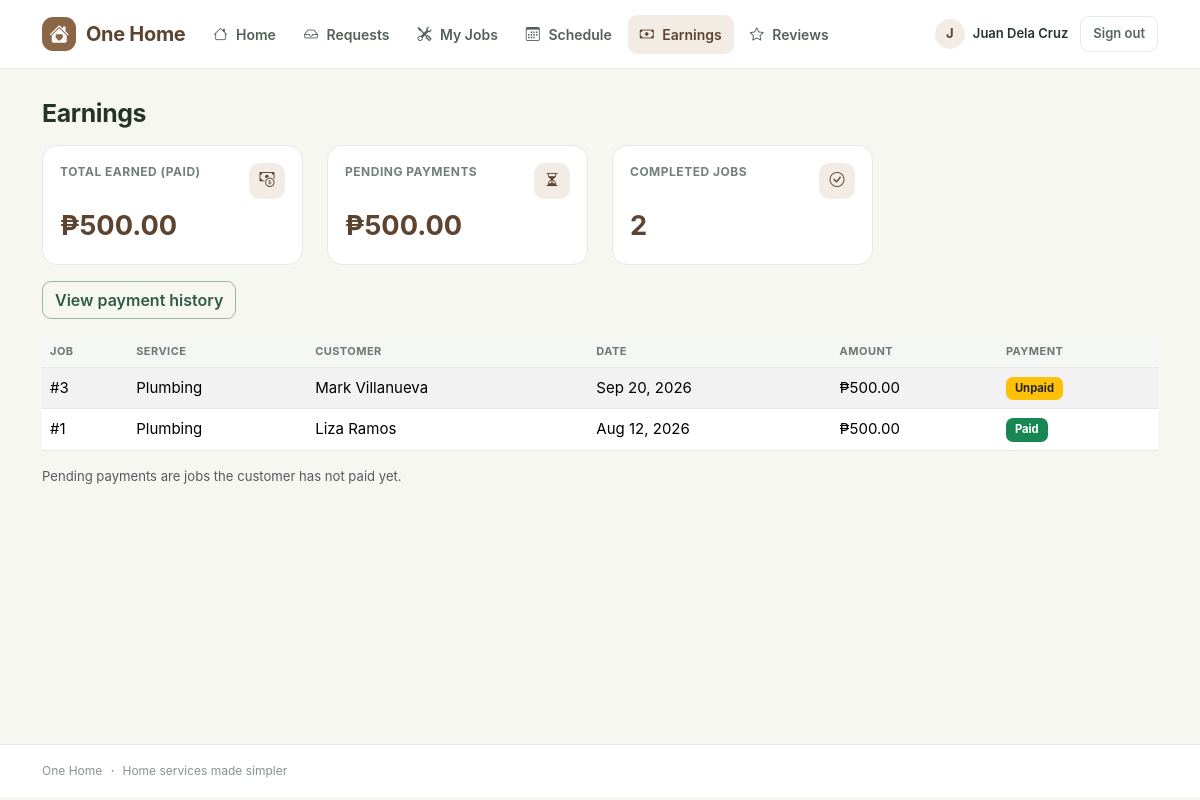
Page /employee/earnings.php (signed in) on the committed database.
### tables this page shows
CREATE TABLE users (
  id INT AUTO_INCREMENT PRIMARY KEY,
  name VARCHAR(100) NOT NULL,
  email VARCHAR(100) NOT NULL UNIQUE,
  password VARCHAR(255) NOT NULL,
  phone VARCHAR(30),
  address VARCHAR(255),
  role ENUM('admin','employee','customer') NOT NULL,
  status ENUM('active','pending','inactive') NOT NULL DEFAULT 'active',
  avatar VARCHAR(255),
  skills VARCHAR(255),
  available_days VARCHAR(40) NOT NULL DEFAULT 'Mon,Tue,Wed,Thu,Fri',
  is_available TINYINT NOT NULL DEFAULT 1,
  created_at DATETIME NOT NULL DEFAULT CURRENT_TIMESTAMP,
  INDEX idx_users_role_status (role, status),
  INDEX idx_users_available (role, status, is_available),
  CHECK (is_available IN (0,1))
);

CREATE TABLE bookings (
  id INT AUTO_INCREMENT PRIMARY KEY,
  customer_id INT NOT NULL,
  employee_id INT NOT NULL,
  service_id INT NOT NULL,
  booking_date DATE NOT NULL,
  booking_time TIME NOT NULL,
  address VARCHAR(255) NOT NULL,
  description TEXT,
  photo VARCHAR(255),
  price DECIMAL(10,2) NOT NULL,
  status ENUM('Pending','Confirmed','Ongoing','Completed','Cancelled','Declined') NOT NULL DEFAULT 'Pending',
  decline_reason VARCHAR(255),
  created_at DATETIME DEFAULT CURRENT_TIMESTAMP,
  FOREIGN KEY (customer_id) REFERENCES users(id),
  FOREIGN KEY (employee_id) REFERENCES users(id),
  FOREIGN KEY (service_id) REFERENCES services(id),
  INDEX idx_bookings_customer_date (customer_id, booking_date),
  INDEX idx_bookings_employee_date_status (employee_id, booking_date, status),
  INDEX idx_bookings_service_status (service_id, status),
  INDEX idx_bookings_created (created_at),
  CHECK (price >= 0)
);

CREATE TABLE services (
  id INT AUTO_INCREMENT PRIMARY KEY,
  name VARCHAR(100) NOT NULL,
  description TEXT,
  price DECIMAL(10,2) NOT NULL,
  icon VARCHAR(50) NOT NULL DEFAULT 'bi-tools',
  is_active TINYINT NOT NULL DEFAULT 1,
  INDEX idx_services_active_name (is_active, name),
  CHECK (price >= 0),
  CHECK (is_active IN (0,1))
);

CREATE TABLE payments (
  id INT AUTO_INCREMENT PRIMARY KEY,
  booking_id INT NOT NULL UNIQUE,
  amount DECIMAL(10,2) NOT NULL,
  method ENUM('cash','card') NOT NULL DEFAULT 'cash',
  status ENUM('Unpaid','Paid','Refunded') NOT NULL DEFAULT 'Unpaid',
  card_last4 CHAR(4),
  paid_at DATETIME NULL,
  FOREIGN KEY (booking_id) REFERENCES bookings(id) ON DELETE CASCADE,
  INDEX idx_payments_status_date (status, paid_at),
  CHECK (amount >= 0)
);

### includes/auth.php (called while the page is built, shortened)
<?php
require_once INC . '/dbconn.php';
require_once INC . '/functions.php';
require_once INC . '/notifications.php';
function current_user()
{
    static $loaded = false;
    static $user = null;
    if (!$loaded) {
        $loaded = true;
        if (!empty($_SESSION['uid'])) {
            $user = db_one("SELECT * FROM users WHERE id=?", [(int) $_SESSION['uid']]);
        }
    }
    return $user;
}
function home_for($role)
{
    return $role . '/dashboard.php';
}
function require_role($role)
{
    $u = current_user();
}

### includes/notifications.php (called while the page is built, shortened)
<?php
function new_requests_count($eid)
{
    return db_val("SELECT COUNT(*) FROM bookings WHERE employee_id=? AND status='Pending'", [$eid]);
}

### employee/earnings.php (the view, shortened to what this page needs)
<?php require_once __DIR__ . '/../includes/auth.php';
require_role('employee');
$u = current_user();
$rows = list_bookings("b.employee_id=? AND b.status='Completed'", [$u['id']]);
$paid = $pending = 0;
foreach ($rows as $b) {
    if ($b['pstatus'] === 'Paid')
        $paid += $b['price'];
    elseif ($b['pstatus'] === 'Unpaid')
        $pending += $b['price'];
}
require INC . '/header.php'; ?>
<h2>Earnings</h2>
<div class="row mt-3">
    <?= stat_card('Total earned (paid)', money($paid), 'bi-cash-coin', 'success') ?><?= stat_card('Pending payments', money($pending), 'bi-hourglass-split', 'warning') ?><?= stat_card('Completed jobs', count($rows), 'bi-check-circle', 'primary') ?>
</div>
<a href="<?= url('employee/payment_history.php') ?>" class="btn btn-outline-primary mb-3">View payment history</a>
<?php if (!$rows): ?>
    <div class="alert alert-secondary">No completed jobs yet.</div><?php else: ?>
    <table class="table table-striped bg-white">
        <thead class="table-light">
            <tr>
                <th>Job</th>
                <th>Service</th>
                <th>Customer</th>
                <th>Date</th>
                <th>Amount</th>
                <th>Payment</th>
            </tr>
        </thead>
        <tbody>
            <?php foreach ($rows as $b): ?>
                <tr>
                    <td>#<?= $b['id'] ?></td>
                    <td><?= e($b['sname']) ?></td>
                    <td><?= e($b['cname']) ?></td>
                    <td><?= fdate($b['booking_date']) ?></td>
                    <td><?= money($b['price']) ?></td>
                    <td><?= badge($b['pstatus']) ?></td>
                </tr><?php endforeach; ?>
        </tbody>
    </table><?php endif; ?>
<p class="small text-muted">Pending payments are jobs the customer has not paid yet.</p>
<?php require INC . '/footer.php'; ?>

### includes/navbar.php (shortened to what this page needs)
<?php
$links = [];
if ($u && $u['status'] === 'active') {
    if ($u['role'] === 'customer') {
        $links = [
            ['url' => 'customer/dashboard.php', 'label' => 'Home', 'icon' => 'bi-house'],
            ['url' => 'customer/services.php', 'label' => 'Services', 'icon' => 'bi-grid'],
            ['url' => 'customer/bookings.php', 'label' => 'Bookings', 'icon' => 'bi-calendar-check'],
            ['url' => 'customer/payment_history.php', 'label' => 'Payments', 'icon' => 'bi-wallet2'],
            ['url' => 'customer/my_reviews.php', 'label' => 'Reviews', 'icon' => 'bi-star'],
        ];
    } elseif ($u['role'] === 'employee') {
        $links = [
            ['url' => 'employee/dashboard.php', 'label' => 'Home', 'icon' => 'bi-house'],
            ['url' => 'employee/booking_requests.php', 'label' => 'Requests', 'icon' => 'bi-inbox', 'count' => new_requests_count($u['id'])],
            ['url' => 'employee/my_jobs.php', 'label' => 'My Jobs', 'icon' => 'bi-tools'],
            ['url' => 'employee/my_schedule.php', 'label' => 'Schedule', 'icon' => 'bi-calendar3'],
            ['url' => 'employee/earnings.php', 'label' => 'Earnings', 'icon' => 'bi-cash'],
            ['url' => 'employee/my_reviews.php', 'label' => 'Reviews', 'icon' => 'bi-star'],
        ];
    }
}
$current_path = str_replace('\\\\', '/', $_SERVER['PHP_SELF'] ?? '');
?>
<header class="app-header">
    <nav class="navbar navbar-expand-lg">
        <div class="container">
            <a class="navbar-brand" href="<?= url($u && $u['status'] === 'active' ? home_for($u['role']) : 'index.php') ?>">
                <span class="brand-mark"><i class="bi bi-house-heart-fill"></i></span>
                <span>One Home</span>
            </a>
            <div class="collapse navbar-collapse" id="mainNav">
                <ul class="navbar-nav me-auto">
                    <?php foreach ($links as $item):
                        $active = strpos($current_path, '/' . $item['url']) !== false;
                    ?>
                        <li class="nav-item">
                            <a class="nav-link <?= $active ? 'active' : '' ?>" href="<?= url($item['url']) ?>">
                                <i class="bi <?= e($item['icon']) ?>"></i>
                                <?= e($item['label']) ?>
                            </a>
                        </li>
                    <?php endforeach; ?>
                </ul>
                <div class="nav-account">
                    <?php if ($u && $u['status'] === 'active'): ?>
                        <a class="nav-profile" href="<?= url($u['role'] === 'admin' ? 'admin/profile.php' : $u['role'] . '/profile.php') ?>">
                            <span class="nav-avatar"><?= e(strtoupper(substr($u['name'], 0, 1))) ?></span>
                            <span class="d-none d-md-inline"><?= e($u['name']) ?></span>
                        </a>
                        <form method="post" action="<?= url('logout.php') ?>" class="d-inline">
                            <button class="btn btn-logout" type="submit">Sign out</button>
                        </form>
                    <?php else: ?>
                        <a class="nav-link" href="<?= url('login.php') ?>">Login</a>
                        <a class="btn btn-primary btn-sm" href="<?= url('register.php') ?>">Create account</a>
                    <?php endif; ?>
                </div>
            </div>
        </div>
    </nav>
</header>

### includes/functions.php (shortened to what this page needs)
<?php
function e($s)
{
    return htmlspecialchars((string) $s, ENT_QUOTES, 'UTF-8');
}
function url($p)
{
    return BASE_URL . '/' . ltrim($p, '/');
}
function money($n)
{
    return '₱' . number_format((float) $n, 2);
}
function fdate($d)
{
    return date('M d, Y', strtotime($d));
}
function badge($s)
{
    $c = [
        'Pending' => 'warning text-dark',
        'Confirmed' => 'info text-dark',
        'Ongoing' => 'primary',
        'Completed' => 'success',
        'Cancelled' => 'secondary',
        'Declined' => 'danger',
        'Paid' => 'success',
        'Unpaid' => 'warning text-dark',
        'Refunded' => 'dark',
        'active' => 'success',
        'pending' => 'warning text-dark',
        'inactive' => 'danger'
    ];
    return '<span class="badge bg-' . ($c[$s] ?? 'secondary') . '">' . e(ucfirst((string) $s)) . '</span>';
}
function db_run($sql, $params = [])
{
    global $conn;
    $st = mysqli_prepare($conn, $sql);
    if ($params)
        mysqli_stmt_bind_param($st, str_repeat('s', count($params)), ...$params);
    if (!mysqli_stmt_execute($st)) {
        error_log('One Home SQL execute error: ' . mysqli_stmt_error($st));
        http_response_code(500);
        exit('Something went wrong. Please try again later.');
    }
    return $st;
}
function db_all($sql, $params = [])
{
    $r = mysqli_stmt_get_result(db_run($sql, $params));
    return $r ? mysqli_fetch_all($r, MYSQLI_ASSOC) : [];
}
function db_one($sql, $params = [])
{
    $a = db_all($sql, $params);
    return $a ? $a[0] : null;
}
function db_val($sql, $params = [])
{
    $r = db_one($sql, $params);
    return $r ? array_values($r)[0] : 0;
}
function list_bookings($where = '1', $params = [], $order = 'b.booking_date DESC, b.booking_time DESC')
{
    return db_all("SELECT b.*, s.name sname, c.name cname, c.phone cphone, c.email cemail, e.name ename, e.phone ephone,
        p.id payid, p.status pstatus, p.method pmethod, p.card_last4, p.paid_at,
        (SELECT COUNT(*) FROM reviews r WHERE r.booking_id=b.id) reviewed
        FROM bookings b JOIN services s ON s.id=b.service_id JOIN users c ON c.id=b.customer_id JOIN users e ON e.id=b.employee_id
        LEFT JOIN payments p ON p.booking_id=b.id WHERE $where ORDER BY $order", $params);
}
{ ?>
<?php }
function stat_card($label, $value, $icon = 'bi-bar-chart', $color = 'primary')
{
    return '<div class="col-6 col-xl-3 mb-3"><div class="stat-card"><div class="d-flex justify-content-between align-items-start"><span class="stat-label">' . e($label) . '</span><span class="stat-icon"><i class="bi ' . e($icon) . '"></i></span></div><div class="stat-value">' . $value . '</div></div></div>';
}
    ob_start(); ?>

### css/style.css (style rules this page uses)
:root { --green: #315b43; --green-dark: #234331; --green-soft: #eaf1eb; --brown: #8a6546; --brown-dark: #5d4431; --brown-soft: #f3ece5; --cream: #f7f7f2; --ink: #26332b; --muted: #718078; --line: #e4e9e3; --white: #ffffff; }
* { box-sizing: border-box; }
body { background: var(--cream); color: var(--ink); font-family: Inter, "Segoe UI", Arial, sans-serif; font-size: 15px; min-height: 100vh; }
.app-header { background: var(--white); border-bottom: 1px solid var(--line); }
.navbar { min-height: 68px; padding: 10px 0; }
.navbar-brand { display:flex; align-items:center; gap:10px; color:var(--green-dark)!important; font-weight:750; letter-spacing:-.3px; }
.brand-mark { width:34px;height:34px;border-radius:11px;background:var(--green);color:white;display:inline-flex;align-items:center;justify-content:center; }
.navbar-nav { gap:4px; }
.nav-link { color:#536158!important; border-radius:9px; padding:9px 12px!important; font-weight:600; font-size:14px; }
.nav-link:hover,.nav-link.active { color:var(--green-dark)!important; background:var(--green-soft); }
.nav-link i { margin-right:5px; }
.nav-account { display:flex; align-items:center; gap:12px; }
.nav-profile { display:flex; align-items:center; gap:8px; color:var(--ink); text-decoration:none; font-weight:600; font-size:13px; }
.nav-avatar { width:30px;height:30px;border-radius:50%;display:inline-flex;align-items:center;justify-content:center;background:var(--green-soft);color:var(--green-dark);font-weight:700; }
.btn-logout { border:1px solid var(--line); color:#59665e; background:white; font-size:13px; padding:7px 12px; }
h1,h2,h3,h4,h5 { color:var(--ink); letter-spacing:-.35px; font-weight:700; }
h2 { font-size:1.55rem; margin-bottom:5px; }
.stat-card { background:#fff; border:1px solid var(--line); border-radius:15px; padding:17px; height:100%; }
.stat-label { color:var(--muted); font-size:12px; font-weight:650; text-transform:uppercase; letter-spacing:.5px; }
.stat-value { color:var(--green-dark); font-size:1.7rem; font-weight:750; margin-top:7px; }
.stat-icon { width:36px;height:36px;border-radius:11px;display:inline-flex;align-items:center;justify-content:center;background:var(--green-soft);color:var(--green); }
.btn { border-radius:9px; font-weight:600; }
.btn-outline-primary { color:var(--green); border-color:#9db5a2; }
.table { --bs-table-bg:transparent; }
.table thead th { color:#6c796f; background:#f4f7f3; font-size:11px; letter-spacing:.45px; text-transform:uppercase; border-bottom:1px solid var(--line); white-space:nowrap; }
.table td { vertical-align:middle; border-color:var(--line); }
.badge { font-weight:650; padding:6px 9px; border-radius:7px; }
.role-employee { --role-accent:var(--brown); --role-soft:var(--brown-soft); }
.role-employee .brand-mark { background:var(--brown); }
.role-employee .navbar-brand { color:var(--brown-dark)!important; }
.role-employee .nav-link:hover,.role-employee .nav-link.active { color:var(--brown-dark)!important; background:var(--brown-soft); }
.role-employee .nav-avatar,.role-employee .stat-icon { background:var(--brown-soft); color:var(--brown-dark); }
.role-employee .stat-value,.role-employee .service-icon { color:var(--brown-dark); }

### rows in the picture
users: name "J", name "Juan Dela Cruz"
bookings: id "3", service.name "Plumbing", customer.name "Mark Villanueva", booking_date "Sep 20, 2026", price "₱500.00", payments.status "Unpaid"
bookings: id "1", service.name "Plumbing", customer.name "Liza Ramos", booking_date "Aug 12, 2026", price "₱500.00", payments.status "Paid"

### other values in the picture
$item['label'] "Home"
$item['label'] "Requests"
$item['label'] "My Jobs"
$item['label'] "Schedule"
$item['label'] "Earnings"
$item['label'] "Reviews"
$label "TOTAL EARNED (PAID) PENDING PAYMENTS COMPLETED JOBS"
$value "₱500.00 ₱500.00 2"
